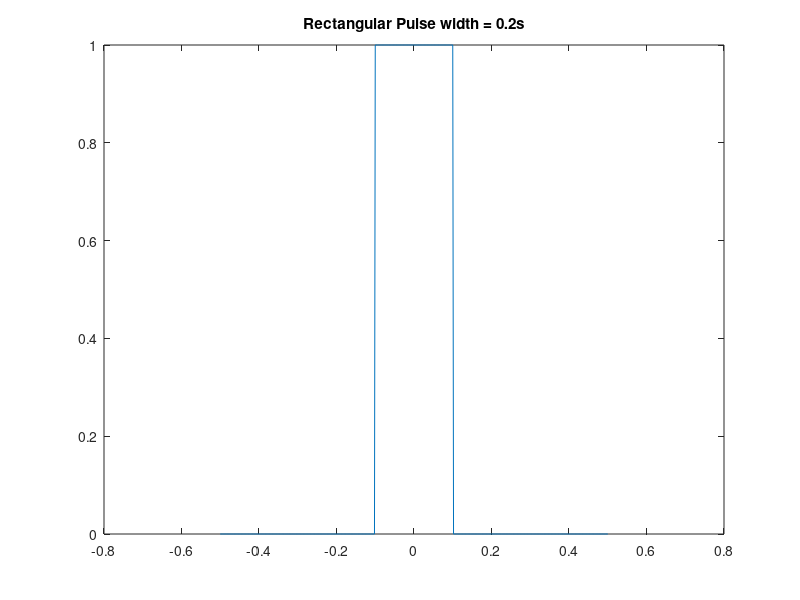

MATLAB code for this plot:
fs = 500; %sampling frequency
T = 0.2; %width of the rectangle pulse in seconds
t = -0.5:1/fs:0.5; %time base
%g = (t>-T/2) .* (t<T/2) + 0.5*(t==T/2) + 0.5*(t==-T/2);
g = rectpuls(t,T);

plot(t,g); title(['Rectangular Pulse width = ', num2str(T), 's']);